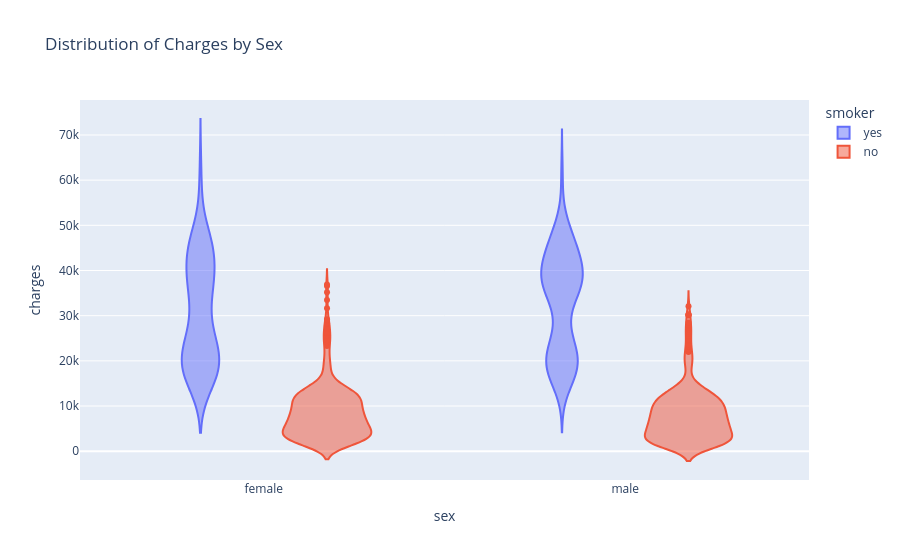

Source (notebook cell):
### Code cell
fig = px.violin(medical_df, x="sex", y="charges", color='smoker', title="Distribution of Charges by Sex")
fig.show()

### Figure 1 — Plotly figure (JSON) as saved in the notebook; plotly's stock layout.template omitted (floating-point values rounded to 4 significant figures; data arrays with more than 128 entries replaced by an {"elided": "..."} marker saying what was removed)
{"data": [{"alignmentgroup": "True", "box": {"visible": false}, "hovertemplate": "smoker=yes<br>sex=%{x}<br>charges=%{y}<extra></extra>", "legendgroup": "yes", "marker": {"color": "#636efa"}, "name": "yes", "offsetgroup": "yes", "orientation": "v", "scalegroup": "True", "showlegend": true, "type": "violin", "x": {"elided": "274 str values"}, "x0": " ", "xaxis": "x", "y": {"elided": "274 float values"}, "y0": " ", "yaxis": "y"}, {"alignmentgroup": "True", "box": {"visible": false}, "hovertemplate": "smoker=no<br>sex=%{x}<br>charges=%{y}<extra></extra>", "legendgroup": "no", "marker": {"color": "#EF553B"}, "name": "no", "offsetgroup": "no", "orientation": "v", "scalegroup": "True", "showlegend": true, "type": "violin", "x": {"elided": "1064 str values"}, "x0": " ", "xaxis": "x", "y": {"elided": "1064 float values"}, "y0": " ", "yaxis": "y"}], "layout": {"legend": {"title": {"text": "smoker"}, "tracegroupgap": 0}, "title": {"text": "Distribution of Charges by Sex"}, "violinmode": "group", "xaxis": {"anchor": "y", "domain": [0, 1], "title": {"text": "sex"}}, "yaxis": {"anchor": "x", "domain": [0, 1], "title": {"text": "charges"}}}}
